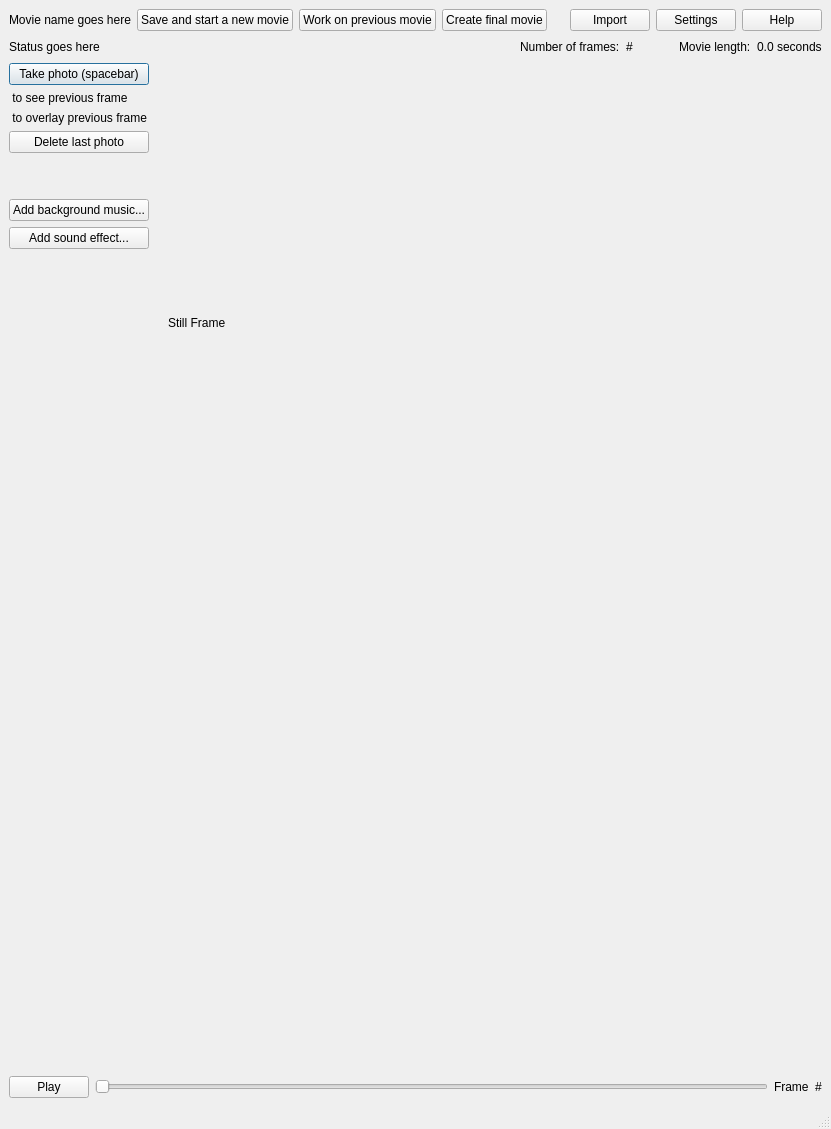
<?xml version="1.0" encoding="UTF-8"?>
<ui version="4.0">
 <class>StopMotionAnimation</class>
 <widget class="QMainWindow" name="StopMotionAnimation">
  <property name="geometry">
   <rect>
    <x>0</x>
    <y>0</y>
    <width>831</width>
    <height>1129</height>
   </rect>
  </property>
  <property name="windowTitle">
   <string>MainWindow</string>
  </property>
  <widget class="QWidget" name="centralwidget">
   <layout class="QVBoxLayout" name="verticalLayout_2">
    <item>
     <layout class="QHBoxLayout" name="horizontalLayout_2">
      <item>
       <widget class="QLabel" name="movieNameLabel">
        <property name="text">
         <string>Movie name goes here</string>
        </property>
       </widget>
      </item>
      <item>
       <widget class="QPushButton" name="startNewMovieButton">
        <property name="text">
         <string>Save and start a new movie</string>
        </property>
        <property name="autoDefault">
         <bool>false</bool>
        </property>
       </widget>
      </item>
      <item>
       <widget class="QPushButton" name="addToPreviousButton">
        <property name="text">
         <string>Work on previous movie</string>
        </property>
        <property name="autoDefault">
         <bool>false</bool>
        </property>
       </widget>
      </item>
      <item>
       <widget class="QPushButton" name="createFinalMovieButton">
        <property name="text">
         <string>Create final movie</string>
        </property>
        <property name="autoDefault">
         <bool>false</bool>
        </property>
       </widget>
      </item>
      <item>
       <spacer name="horizontalSpacer">
        <property name="orientation">
         <enum>Qt::Horizontal</enum>
        </property>
        <property name="sizeHint" stdset="0">
         <size>
          <width>40</width>
          <height>20</height>
         </size>
        </property>
       </spacer>
      </item>
      <item>
       <widget class="QPushButton" name="importButton">
        <property name="text">
         <string>Import</string>
        </property>
        <property name="autoDefault">
         <bool>false</bool>
        </property>
       </widget>
      </item>
      <item>
       <widget class="QPushButton" name="settingButton">
        <property name="text">
         <string>Settings</string>
        </property>
        <property name="autoDefault">
         <bool>false</bool>
        </property>
       </widget>
      </item>
      <item>
       <widget class="QPushButton" name="helpButton">
        <property name="text">
         <string>Help</string>
        </property>
        <property name="autoDefault">
         <bool>false</bool>
        </property>
       </widget>
      </item>
     </layout>
    </item>
    <item>
     <layout class="QHBoxLayout" name="horizontalLayout_4">
      <item>
       <widget class="QLabel" name="statusLabel">
        <property name="text">
         <string>Status goes here</string>
        </property>
       </widget>
      </item>
      <item>
       <spacer name="horizontalSpacer_4">
        <property name="orientation">
         <enum>Qt::Horizontal</enum>
        </property>
        <property name="sizeHint" stdset="0">
         <size>
          <width>40</width>
          <height>20</height>
         </size>
        </property>
       </spacer>
      </item>
      <item>
       <widget class="QLabel" name="numFramesHeadingLabel">
        <property name="text">
         <string>Number of frames:</string>
        </property>
       </widget>
      </item>
      <item>
       <widget class="QLabel" name="numberOfFramesLabel">
        <property name="text">
         <string>#</string>
        </property>
       </widget>
      </item>
      <item>
       <spacer name="horizontalSpacer_5">
        <property name="orientation">
         <enum>Qt::Horizontal</enum>
        </property>
        <property name="sizeType">
         <enum>QSizePolicy::Preferred</enum>
        </property>
        <property name="sizeHint" stdset="0">
         <size>
          <width>40</width>
          <height>20</height>
         </size>
        </property>
       </spacer>
      </item>
      <item>
       <widget class="QLabel" name="movieLengthHeadingLabel">
        <property name="text">
         <string>Movie length:</string>
        </property>
       </widget>
      </item>
      <item>
       <widget class="QLabel" name="movieLengthLabel">
        <property name="text">
         <string>0.0 seconds</string>
        </property>
       </widget>
      </item>
     </layout>
    </item>
    <item>
     <layout class="QHBoxLayout" name="horizontalLayout">
      <item>
       <layout class="QVBoxLayout" name="verticalLayout">
        <item>
         <widget class="QPushButton" name="takePhotoButton">
          <property name="text">
           <string>Take photo (spacebar)</string>
          </property>
          <property name="default">
           <bool>true</bool>
          </property>
         </widget>
        </item>
        <item>
         <widget class="QLabel" name="previousFrameLabel">
          <property name="text">
           <string>&lt;z&gt; to see previous frame</string>
          </property>
         </widget>
        </item>
        <item>
         <widget class="QLabel" name="overlayFrameLabel">
          <property name="text">
           <string>&lt;x&gt; to overlay previous frame</string>
          </property>
         </widget>
        </item>
        <item>
         <widget class="QPushButton" name="deletePhotoButton">
          <property name="text">
           <string>Delete last photo</string>
          </property>
          <property name="autoDefault">
           <bool>false</bool>
          </property>
         </widget>
        </item>
        <item>
         <spacer name="verticalSpacer">
          <property name="orientation">
           <enum>Qt::Vertical</enum>
          </property>
          <property name="sizeType">
           <enum>QSizePolicy::Preferred</enum>
          </property>
          <property name="sizeHint" stdset="0">
           <size>
            <width>20</width>
            <height>40</height>
           </size>
          </property>
         </spacer>
        </item>
        <item>
         <widget class="QPushButton" name="backgroundMusicButton">
          <property name="text">
           <string>Add background music...</string>
          </property>
          <property name="autoDefault">
           <bool>false</bool>
          </property>
         </widget>
        </item>
        <item>
         <widget class="QPushButton" name="soundEffectButton">
          <property name="text">
           <string>Add sound effect...</string>
          </property>
          <property name="autoDefault">
           <bool>false</bool>
          </property>
         </widget>
        </item>
        <item>
         <spacer name="verticalSpacer_3">
          <property name="orientation">
           <enum>Qt::Vertical</enum>
          </property>
          <property name="sizeHint" stdset="0">
           <size>
            <width>20</width>
            <height>40</height>
           </size>
          </property>
         </spacer>
        </item>
       </layout>
      </item>
      <item>
       <spacer name="horizontalSpacer_2">
        <property name="orientation">
         <enum>Qt::Horizontal</enum>
        </property>
        <property name="sizeHint" stdset="0">
         <size>
          <width>40</width>
          <height>20</height>
         </size>
        </property>
       </spacer>
      </item>
      <item>
       <layout class="QVBoxLayout" name="verticalLayout_3">
        <item>
         <spacer name="verticalSpacer_4">
          <property name="orientation">
           <enum>Qt::Vertical</enum>
          </property>
          <property name="sizeHint" stdset="0">
           <size>
            <width>20</width>
            <height>40</height>
           </size>
          </property>
         </spacer>
        </item>
        <item>
         <widget class="QLabel" name="videoLabel">
          <property name="sizePolicy">
           <sizepolicy hsizetype="Fixed" vsizetype="Fixed">
            <horstretch>0</horstretch>
            <verstretch>0</verstretch>
           </sizepolicy>
          </property>
          <property name="minimumSize">
           <size>
            <width>640</width>
            <height>480</height>
           </size>
          </property>
          <property name="maximumSize">
           <size>
            <width>640</width>
            <height>480</height>
           </size>
          </property>
          <property name="text">
           <string>Still Frame</string>
          </property>
          <property name="wordWrap">
           <bool>true</bool>
          </property>
         </widget>
        </item>
        <item>
         <widget class="QCameraViewfinder" name="cameraViewfinder" native="true">
          <property name="enabled">
           <bool>true</bool>
          </property>
          <property name="sizePolicy">
           <sizepolicy hsizetype="Preferred" vsizetype="Preferred">
            <horstretch>0</horstretch>
            <verstretch>0</verstretch>
           </sizepolicy>
          </property>
          <property name="minimumSize">
           <size>
            <width>640</width>
            <height>480</height>
           </size>
          </property>
          <property name="toolTipDuration">
           <number>0</number>
          </property>
         </widget>
        </item>
        <item>
         <spacer name="verticalSpacer_2">
          <property name="orientation">
           <enum>Qt::Vertical</enum>
          </property>
          <property name="sizeHint" stdset="0">
           <size>
            <width>20</width>
            <height>40</height>
           </size>
          </property>
         </spacer>
        </item>
       </layout>
      </item>
      <item>
       <spacer name="horizontalSpacer_3">
        <property name="orientation">
         <enum>Qt::Horizontal</enum>
        </property>
        <property name="sizeHint" stdset="0">
         <size>
          <width>40</width>
          <height>20</height>
         </size>
        </property>
       </spacer>
      </item>
     </layout>
    </item>
    <item>
     <layout class="QHBoxLayout" name="horizontalLayout_3">
      <item>
       <widget class="QPushButton" name="playButton">
        <property name="text">
         <string>Play</string>
        </property>
        <property name="autoDefault">
         <bool>false</bool>
        </property>
       </widget>
      </item>
      <item>
       <widget class="MovieFrameSlider" name="horizontalSlider">
        <property name="orientation">
         <enum>Qt::Horizontal</enum>
        </property>
       </widget>
      </item>
      <item>
       <widget class="QLabel" name="frameLabel">
        <property name="text">
         <string>Frame</string>
        </property>
       </widget>
      </item>
      <item>
       <widget class="QLabel" name="frameNumberLabel">
        <property name="text">
         <string>#</string>
        </property>
       </widget>
      </item>
     </layout>
    </item>
   </layout>
  </widget>
  <widget class="QMenuBar" name="menubar">
   <property name="geometry">
    <rect>
     <x>0</x>
     <y>0</y>
     <width>831</width>
     <height>21</height>
    </rect>
   </property>
  </widget>
  <widget class="QStatusBar" name="statusbar"/>
 </widget>
 <customwidgets>
  <customwidget>
   <class>QCameraViewfinder</class>
   <extends>QWidget</extends>
   <header>QtMultimediaWidgets/QCameraViewfinder</header>
   <container>1</container>
  </customwidget>
  <customwidget>
   <class>MovieFrameSlider</class>
   <extends>QSlider</extends>
   <header>movieframeslider.h</header>
  </customwidget>
 </customwidgets>
 <resources/>
 <connections>
  <connection>
   <sender>horizontalSlider</sender>
   <signal>valueChanged(int)</signal>
   <receiver>StopMotionAnimation</receiver>
   <slot>movieFrameSliderValueChanged(int)</slot>
   <hints>
    <hint type="sourcelabel">
     <x>238</x>
     <y>1092</y>
    </hint>
    <hint type="destinationlabel">
     <x>4</x>
     <y>1057</y>
    </hint>
   </hints>
  </connection>
 </connections>
 <slots>
  <slot>movieFrameSliderValueChanged(int)</slot>
 </slots>
</ui>
